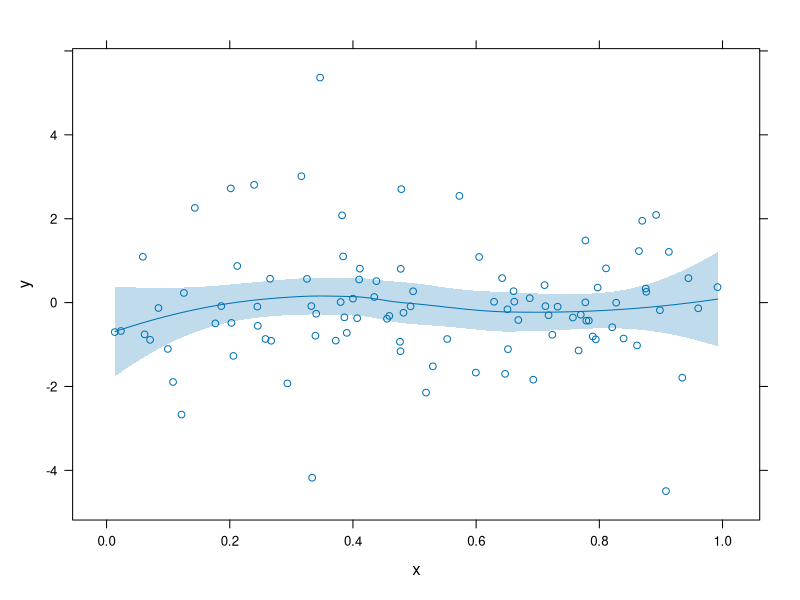
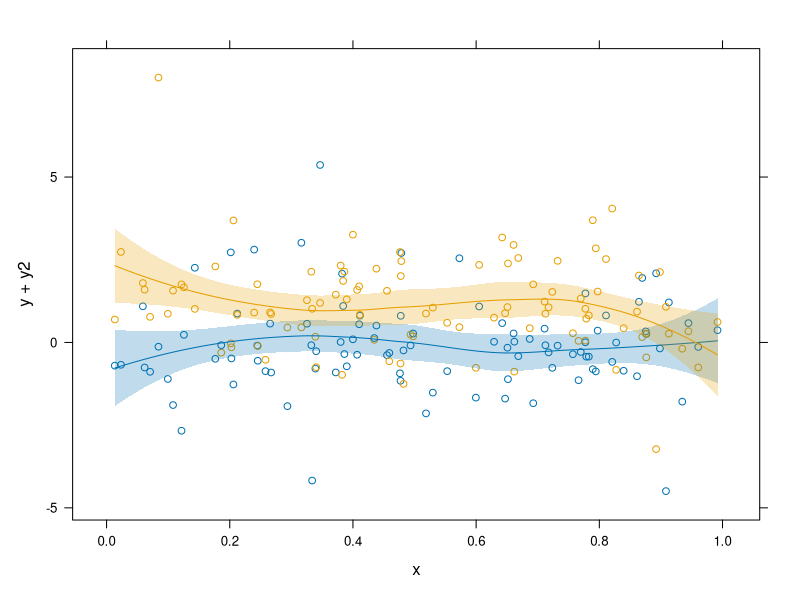
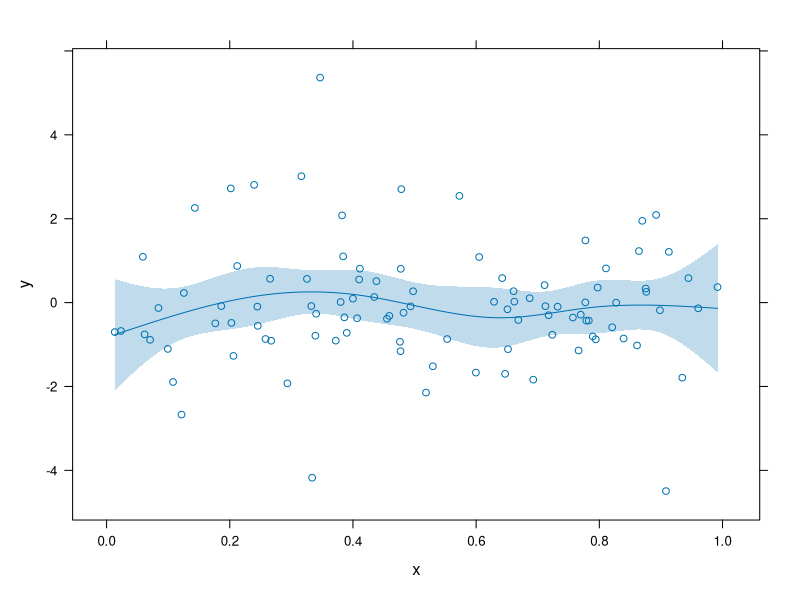
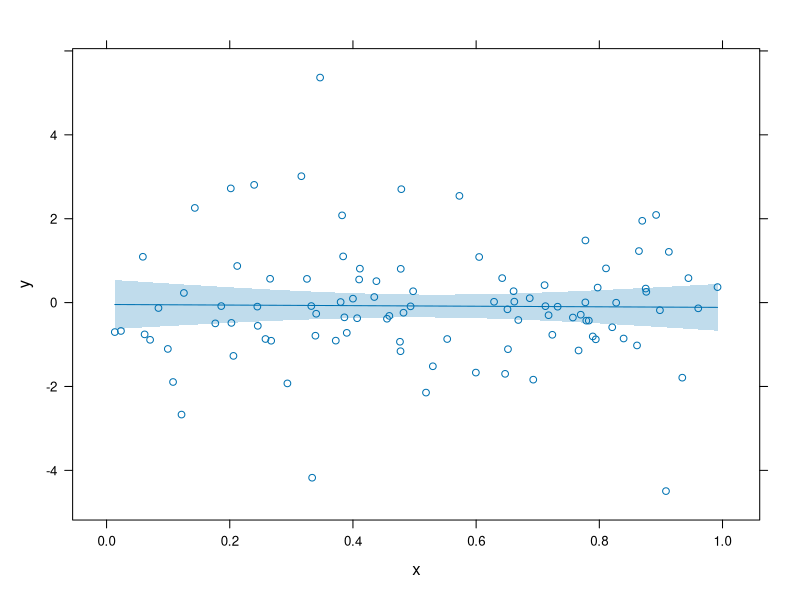
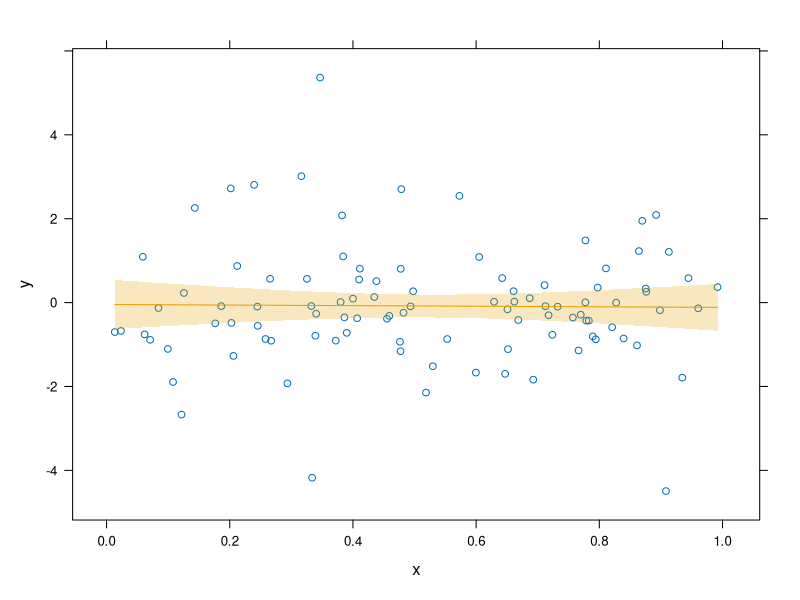

Source code (R) for these figures, in order:
library(latticeExtra)


### Name: panel.smoother
### Title: Plot a smoothing line with standard error bounds.
### Aliases: panel.smoother
### Keywords: dplot

### ** Examples

set.seed(1)
xy <- data.frame(x = runif(100),
                 y = rt(100, df = 5),
                 y2 = rt(100, df = 5) + 1)

xyplot(y ~ x, xy, panel = function(...) {
       panel.xyplot(...)
       panel.smoother(..., span = 0.9)
})

## per-group layers with glayer (pass `...` to get styles)
xyplot(y + y2 ~ x, xy) +
  glayer(panel.smoother(...))

## natural spline with 5 degrees of freedom
if (require("splines"))
  xyplot(y ~ x, xy) +
    layer(panel.smoother(y ~ ns(x,5), method = "lm"))

## thin plate regression spline with smoothness
## chosen by cross validation (see ?mgcv::gam)
if (require("mgcv"))
  xyplot(y ~ x, xy) +
    layer(panel.smoother(y ~ s(x), method = "gam"))

## simple linear regression with standard errors:
xyplot(y ~ x, xy) +
  layer(panel.smoother(x, y, method = "lm"), style = 2)
